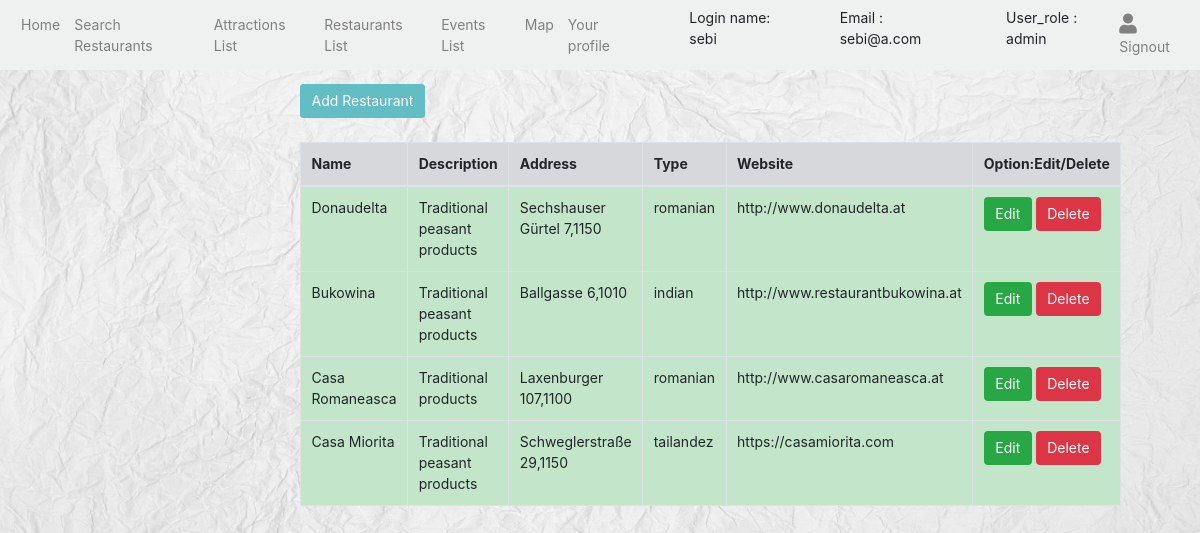
The page /restaurants.php (signed in) on the database its author committed.
### tables this page shows
CREATE TABLE `user` (
  `userID` int(11) NOT NULL,
  `username` varchar(55) DEFAULT NULL,
  `user_email` varchar(100) NOT NULL,
  `password` varchar(300) NOT NULL,
  `fk_user_roleID` int(11) DEFAULT NULL,
  `fk_profileID` int(11) NOT NULL
);

CREATE TABLE `user_role` (
  `roleID` int(11) NOT NULL,
  `user_role` enum('admin','user') NOT NULL
);

CREATE TABLE `restaurants` (
  `restID` int(11) NOT NULL,
  `rest_name` varchar(55) DEFAULT NULL,
  `phone_number` int(100) DEFAULT NULL,
  `rest_description` varchar(300) DEFAULT NULL,
  `fk_typeID` int(11) DEFAULT NULL,
  `website` varchar(300) DEFAULT NULL
);

CREATE TABLE `address` (
  `addressID` int(25) NOT NULL,
  `street` varchar(100) DEFAULT NULL,
  `city` varchar(55) DEFAULT NULL,
  `country` varchar(55) DEFAULT NULL,
  `ZIP` int(11) DEFAULT NULL,
  `fk_restID` int(11) DEFAULT NULL,
  `fk_eventID` int(11) DEFAULT NULL,
  `fk_placeID` int(11) DEFAULT NULL
);

CREATE TABLE `type` (
  `typeID` int(11) NOT NULL,
  `type_name` varchar(55) NOT NULL,
  `fk_categoryID` int(11) DEFAULT NULL
);

### restaurants.php (the view, shortened to what this page needs)
<?php
include "./connection.php" ;
?>
<!DOCTYPE html>
<html>
<head>
	<link rel="stylesheet" href="./css/style.css">
	<link rel="stylesheet" href="https://stackpath.bootstrapcdn.com/bootstrap/4.1.3/css/bootstrap.min.css">
	<link rel="stylesheet" href="https://use.fontawesome.com/releases/v5.3.1/css/all.css">
	<link rel="stylesheet" href="https://unpkg.com/aos@next/dist/aos.css"/>
</head>
<body>
<?php include 'header.php' ?>
<div class="manageUser">
    <?php if (isset($_SESSION['admin'])!=""){  ?>
    <a href="./actions/create_rest.php"><button class="btn my-3" type="button">Add Restaurant</button></a>
    <?php } ?>
    <div class="table">
    <table class="table table-bordered">
        <thead>
            <tr class="table-secondary">
                <th>Name</th>
                <th>Description</th>
                <th>Address</th>
                <th>Type</th>
                <th>Website</th>
                <?php if(isset($_SESSION['admin'])!=""){  ?>
                <th>Option:Edit/Delete</th>
                <?php } ?>
            </tr>
        </thead>
        <tbody>
              <?php
            $sql = "SELECT restaurants.restID, restaurants.rest_name, restaurants.rest_description,restaurants.website, address.street, address.city, address.country, address.ZIP, type.type_name FROM restaurants
            left join address
            on address.fk_restID=restaurants.restID
            left join type
            on type.typeID=restaurants.fk_typeID";
            $result = $conn->query($sql);
            if($result->num_rows > 0) {
                while($row = $result->fetch_assoc()) {
                    echo "<tr class='table-success'>
                        <td>".$row['rest_name']."</td>
                        <td>".$row['rest_description']."</td>
                        <td>".$row['street'].",".$row['ZIP']."</td>
                        <td>".$row['type_name']."</td>
                        <td>".$row['website']."</td>";
                        if (isset($_SESSION['admin'])!=""){
                        echo "<td>
                            <a href='update_rest.php?id=".$row['restID']."'><button class='btn btn-success' type='button'>Edit</button></a>
                            <a href='delete_rest.php?id=".$row['restID']."'><button class='btn btn-danger' type='button'>Delete</button></a>
                        </td>
                    </tr>";}
                }
            } else {
                echo "<tr><td colspan='5'><center>No Data Avaliable</center></td></tr>";
            }
            ?>
        </tbody>
    </table>
</div>
</div>
</body>
</html>

### header.php (shortened to what this page needs)
<?php
require_once 'connection.php';
$res=mysqli_query($conn, "SELECT * FROM user, user_role WHERE userID=".$_SESSION['user']);
$userRow=mysqli_fetch_array($res, MYSQLI_ASSOC);
 ?>
<nav class="navbar navbar-expand-lg navbar-light" id="navbar">
  <div class="collapse navbar-collapse" id="navbarNav">
    <ul class="navbar-nav">
      <li class="nav-item active">
        <a class="nav-link" href="index.php">Home <span class="sr-only">(current)</span></a>
      </li>
      <li class="nav-item">
        <a class="nav-link" href="restaurant_display.php">Search Restaurants</a>
      </li>
       <li class="nav-item">
        <a class="nav-link" href="locations.php">Attractions List</a>
      </li>
      <li class="nav-item">
        <a class="nav-link" href="restaurants.php">Restaurants List</a>
      </li>
      <li class="nav-item">
        <a class="nav-link" href="events.php">Events List</a>
      </li>
      <li class="nav-item">
        <a class="nav-link" href="map.php">Map</a>
      </li>
      <li class="nav-item">
        <a class="nav-link" href="user_profile.php">Your profile</a>
      </li>
    </ul>
</div>
<ul>
<?php
        if (isset($_SESSION['user'])) {
          $displayName = $userRow['username'];
          echo "Login name",": ", $displayName," ";
        }
?>
</ul>
<ul>
<?php
        if (isset($_SESSION['user'])) {
          $displayEmail = $userRow['user_email'];
          echo "Email ", ": ", $displayEmail, "  ";
        }
?>
</ul>
<ul>
<?php
        if (isset($_SESSION['user'])) {
          $displayRole = $userRow['user_role'];
          echo "User_role ", ": ", $displayRole, "  ";
        }
?>
</ul>
<?php if(isset($_SESSION['user'])!="" ) {?>
<ul class="nav navbar-nav ml-auto" id="nav-right"  >
      <li><a href="logout.php?logout"><i class="fas fa-user"></i>Signout</a></li>
    </ul>
</nav>
<?php } ?>

### css/style.css (style rules this page uses)
* { font-size: 14px; }
#nav-right i { color: gray; font-size: 20px; }
.nav-link { color: black; }
#navbar, .section1 { background-color: #EFF0F0; }
#navbar a { color:gray; }
#social-links, .btn { background-color: #62BDC5; }
.btn { color: white; }
.manageUser { width: 50%; margin: auto; }
table { width: 100%; margin-top: 10px; }

### restaurants.php (style rules this page uses)
body { background-image: linear-gradient(rgba(255,255,255,.5), rgba(255,255,255,.5)), url("./img/back1.jpg"); background-repeat: no-repeat; background-attachment: fixed; background-size: 100vw 100vh; }

### rows shown on the page
user: username "sebi", user_email "sebi@a.com"
user_role: user_role "admin"
restaurants: rest_name "Donaudelta", rest_description "Traditional peasant products", address.street "Sechshauser Gürtel 7", address.ZIP "1150", fk_typeID.type_name "romanian", website "http://www.donaudelta.at"
restaurants: rest_name "Bukowina", rest_description "Traditional peasant products", address.street "Ballgasse 6", address.ZIP "1010", fk_typeID.type_name "indian", website "http://www.restaurantbukowina.at"
restaurants: rest_name "Casa Romaneasca", rest_description "Traditional products", address.street "Laxenburger 107", address.ZIP "1100", fk_typeID.type_name "romanian", website "http://www.casaromaneasca.at"
restaurants: rest_name "Casa Miorita", rest_description "Traditional peasant products", address.street "Schweglerstraße 29", address.ZIP "1150", fk_typeID.type_name "tailandez", website "https://casamiorita.com"
